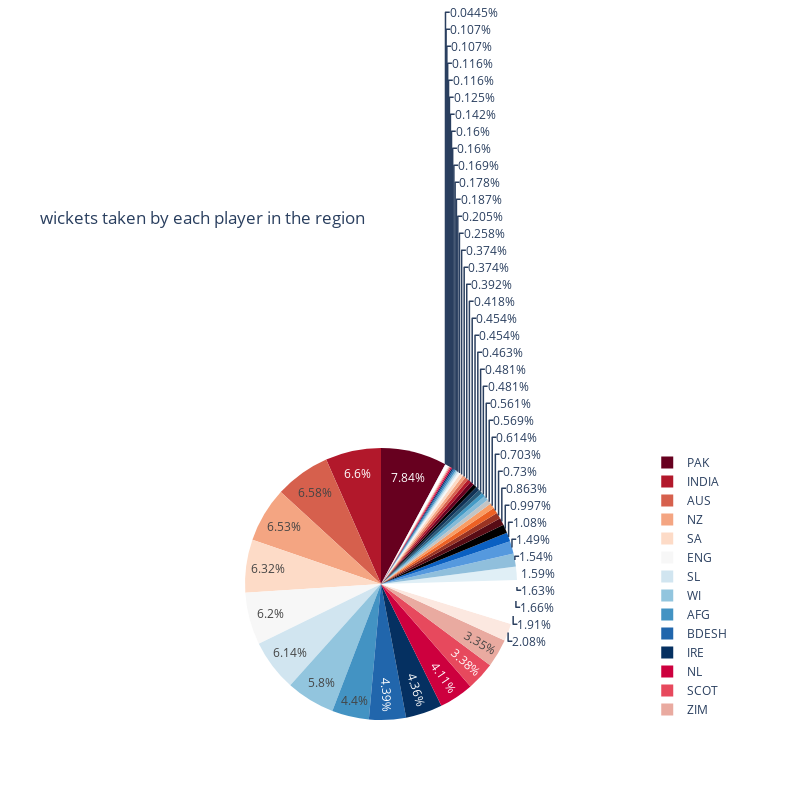

Source (notebook cell):
### Code cell
px.pie(bowling_t20, values='Wkts', names='Final Region', title='wickets taken by each player in the region',
        color_discrete_sequence=px.colors.sequential.RdBu, width=800, height=800)

### Figure 1 — Plotly figure (JSON) as saved in the notebook; plotly's stock layout.template omitted (floating-point values rounded to 4 significant figures; data arrays with more than 128 entries replaced by an {"elided": "..."} marker saying what was removed)
{"data": [{"domain": {"x": [0, 1], "y": [0, 1]}, "hovertemplate": "Final Region=%{label}<br>Wkts=%{value}<extra></extra>", "labels": {"elided": "1731 str values"}, "legendgroup": "", "name": "", "showlegend": true, "type": "pie", "values": {"elided": "1731 int values"}}], "layout": {"height": 800, "legend": {"tracegroupgap": 0}, "piecolorway": ["rgb(103,0,31)", "rgb(178,24,43)", "rgb(214,96,77)", "rgb(244,165,130)", "rgb(253,219,199)", "rgb(247,247,247)", "rgb(209,229,240)", "rgb(146,197,222)", "rgb(67,147,195)", "rgb(33,102,172)", "rgb(5,48,97)"], "title": {"text": "wickets taken by each player in the region"}, "width": 800}}
